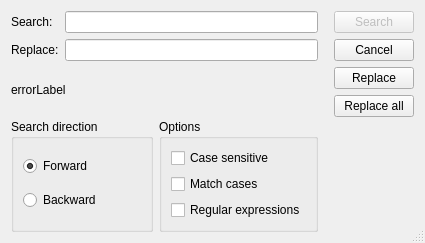
<?xml version="1.0" encoding="UTF-8"?>
<ui version="4.0">
 <class>FindReplace</class>
 <widget class="QDialog" name="FindReplace">
  <property name="geometry">
   <rect>
    <x>0</x>
    <y>0</y>
    <width>425</width>
    <height>243</height>
   </rect>
  </property>
  <property name="windowTitle">
   <string notr="true">Search</string>
  </property>
  <property name="windowIcon">
   <iconset resource="data/data.qrc">
    <normaloff>:/inyokaedit.png</normaloff>:/inyokaedit.png</iconset>
  </property>
  <property name="locale">
   <locale language="English" country="UnitedKingdom"/>
  </property>
  <property name="sizeGripEnabled">
   <bool>true</bool>
  </property>
  <layout class="QHBoxLayout" name="layout_MainHorizontal">
   <item>
    <layout class="QVBoxLayout" name="layout_left">
     <item>
      <layout class="QVBoxLayout" name="layout_left_top">
       <item>
        <layout class="QGridLayout" name="gridLayout_Input">
         <item row="0" column="0">
          <widget class="QLabel" name="lbl_Search">
           <property name="text">
            <string>Search:</string>
           </property>
          </widget>
         </item>
         <item row="0" column="1">
          <widget class="QLineEdit" name="text_Search"/>
         </item>
         <item row="1" column="0">
          <widget class="QLabel" name="lbl_Replace">
           <property name="text">
            <string>Replace:</string>
           </property>
          </widget>
         </item>
         <item row="1" column="1">
          <widget class="QLineEdit" name="text_Replace"/>
         </item>
        </layout>
       </item>
      </layout>
     </item>
     <item>
      <widget class="QLabel" name="lbl_Error">
       <property name="text">
        <string notr="true">errorLabel</string>
       </property>
      </widget>
     </item>
     <item>
      <layout class="QHBoxLayout" name="layout_left_bottom">
       <item>
        <widget class="QGroupBox" name="groupBox_Direction">
         <property name="title">
          <string>Search direction</string>
         </property>
         <layout class="QVBoxLayout" name="layout_Direction">
          <item>
           <widget class="QRadioButton" name="radio_Forward">
            <property name="text">
             <string>Forward</string>
            </property>
            <property name="checked">
             <bool>true</bool>
            </property>
           </widget>
          </item>
          <item>
           <widget class="QRadioButton" name="radio_Backward">
            <property name="text">
             <string>Backward</string>
            </property>
           </widget>
          </item>
         </layout>
        </widget>
       </item>
       <item>
        <widget class="QGroupBox" name="groupBox_Options">
         <property name="title">
          <string>Options</string>
         </property>
         <layout class="QVBoxLayout" name="layout_Options">
          <item>
           <widget class="QCheckBox" name="check_Case">
            <property name="text">
             <string>Case sensitive</string>
            </property>
           </widget>
          </item>
          <item>
           <widget class="QCheckBox" name="check_WholeWord">
            <property name="text">
             <string>Match cases</string>
            </property>
           </widget>
          </item>
          <item>
           <widget class="QCheckBox" name="check_Regexp">
            <property name="text">
             <string>Regular expressions</string>
            </property>
           </widget>
          </item>
         </layout>
        </widget>
       </item>
      </layout>
     </item>
    </layout>
   </item>
   <item>
    <layout class="QVBoxLayout" name="layout_right">
     <property name="leftMargin">
      <number>10</number>
     </property>
     <item>
      <widget class="QPushButton" name="button_Find">
       <property name="enabled">
        <bool>false</bool>
       </property>
       <property name="text">
        <string>Search</string>
       </property>
       <property name="default">
        <bool>true</bool>
       </property>
      </widget>
     </item>
     <item>
      <widget class="QPushButton" name="button_Cancel">
       <property name="text">
        <string>Cancel</string>
       </property>
       <property name="autoDefault">
        <bool>true</bool>
       </property>
      </widget>
     </item>
     <item>
      <widget class="QPushButton" name="button_Replace">
       <property name="text">
        <string>Replace</string>
       </property>
      </widget>
     </item>
     <item>
      <widget class="QPushButton" name="button_ReplaceAll">
       <property name="text">
        <string>Replace all</string>
       </property>
      </widget>
     </item>
     <item>
      <spacer name="verticalSpacer_Buttons">
       <property name="orientation">
        <enum>Qt::Vertical</enum>
       </property>
       <property name="sizeHint" stdset="0">
        <size>
         <width>20</width>
         <height>40</height>
        </size>
       </property>
      </spacer>
     </item>
    </layout>
   </item>
  </layout>
 </widget>
 <resources>
  <include location="data/data.qrc"/>
 </resources>
 <connections/>
</ui>
